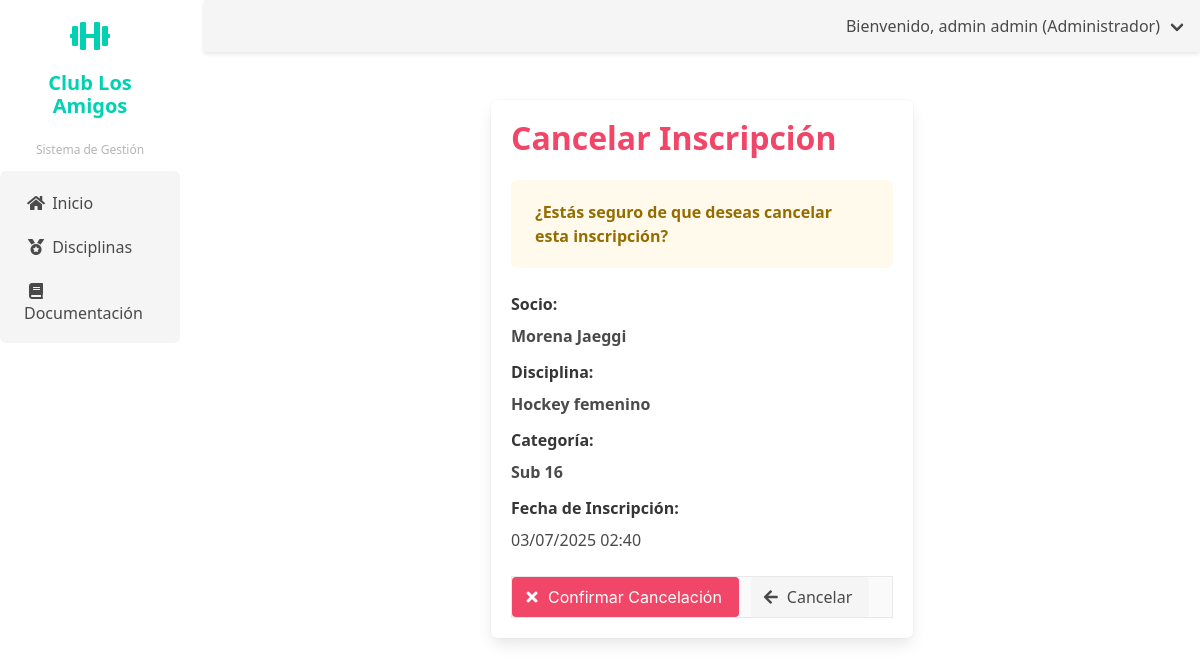
Page /disciplinas/inscripciones/cancelar/7/ (signed in) on the committed database.
### disciplinas/models.py (models this page shows, shortened)
class Inscripcion(models.Model):
    socio = models.ForeignKey(Socio, on_delete=models.CASCADE, related_name='inscripciones')
    categoria = models.ForeignKey(Categoria, on_delete=models.CASCADE, related_name='inscritos')
    fecha_inscripcion = models.DateTimeField(auto_now_add=True)
    activa = models.BooleanField(default=True)
    class Meta:
        unique_together = ('socio', 'categoria')

class Categoria(models.Model):
    disciplina = models.ForeignKey(Disciplina, on_delete=models.CASCADE, related_name='categorias')
    nombre = models.CharField(max_length=100)
    profesores = models.ManyToManyField(PerfilUsuario, related_name='categorias')
    horario = models.ForeignKey(Horario, on_delete=models.PROTECT)
    cupo_maximo = models.IntegerField()
    especialidad = models.CharField(max_length=100, blank=True)

class Disciplina(models.Model):
    nombre = models.CharField(max_length=100)
    descripcion = models.TextField(blank=True)
    coordinador = models.ForeignKey(PerfilUsuario, on_delete=models.PROTECT, related_name='disciplinas_coordinadas')
    lugar = models.CharField(max_length=100)
    costo_mensual = models.DecimalField(max_digits=10, decimal_places=2)
    fecha_creacion = models.DateTimeField(auto_now_add=True)
    activa = models.BooleanField(default=True)

### socios/models.py (models this page shows, shortened)
class Socio(models.Model):
    perfil_usuario = models.OneToOneField(PerfilUsuario, on_delete=models.CASCADE, related_name='socio', null=True, blank=True)
    tipo_socio = models.ForeignKey(TipoSocio, on_delete=models.PROTECT)
    fecha_afiliacion = models.DateField()
    observaciones = models.TextField(blank=True, null=True)
    fecha_registro = models.DateTimeField(auto_now_add=True)
    fecha_actualizacion = models.DateTimeField(auto_now=True)
    class Meta:
        verbose_name = 'Socio'
        verbose_name_plural = 'Socios'
        ordering = ['-fecha_registro']

### usuarios/models.py (models this page shows, shortened)
class PerfilUsuario(models.Model):
    TIPO_DOCUMENTO_CHOICES = [
        ('DNI', 'DNI'),
        ('CE', 'Carné de Extranjería'),
        ('PAS', 'Pasaporte'),
    ]
    ESTADO_SOCIO_CHOICES = [
        ('ACTIVO', 'Activo'),
        ('INACTIVO', 'Inactivo'),
        ('SUSPENDIDO', 'Suspendido'),
        ('PENDIENTE', 'Pendiente de Aprobación'),
        ('RETIRADO', 'Retirado'),
    ]
    usuario = models.OneToOneField(User, on_delete=models.CASCADE, related_name='perfil')
    tipo_documento = models.CharField(max_length=3, choices=TIPO_DOCUMENTO_CHOICES, default='DNI')
    numero_documento = models.CharField(max_length=20, unique=True)
    telefono = models.CharField(max_length=15, blank=True, null=True)
    direccion = models.TextField(blank=True, null=True)
    fecha_nacimiento = models.DateField(blank=True, null=True)
    estado_socio = models.CharField(max_length=10, choices=ESTADO_SOCIO_CHOICES, default='ACTIVO',
                                   verbose_name='Estado como Socio')
    fecha_registro = models.DateTimeField(auto_now_add=True)
    fecha_actualizacion = models.DateTimeField(auto_now=True)
    class Meta:
        verbose_name = 'Perfil de Usuario'
        verbose_name_plural = 'Perfiles de Usuario'

### disciplinas/views.py (the view, shortened to what this page needs)
# urls.py: path('inscripciones/cancelar/<int:inscripcion_pk>/', views.cancelar_inscripcion_admin, name='cancelar_inscripcion_admin'),
@login_required
@user_passes_test(is_admin_or_coordinador)
def cancelar_inscripcion_admin(request, inscripcion_pk):
    inscripcion = get_object_or_404(Inscripcion, pk=inscripcion_pk)
    return render(request, 'disciplinas/confirmar_cancelar_inscripcion.html', {
        'inscripcion': inscripcion
    })

### disciplinas/views.py (called while the page is built)
def is_admin_or_coordinador(user):
    return user.groups.filter(name__in=['Administrador', 'Coordinador']).exists()

### usuarios/context_processors.py (called while the page is built)
def user_role_context(request):
    if request.user.is_authenticated:
        user_groups = request.user.groups.all()
        if user_groups.filter(name='Coordinador').exists():
            user_role = 'Coordinador'
        elif user_groups.filter(name='Tesoreria').exists():
            user_role = 'Tesoreria'
        elif user_groups.filter(name='Comision').exists():
            user_role = 'Comision'
        elif user_groups.filter(name='Administrador').exists():
            user_role = 'Administrador'
        else:
            user_role = 'Default'
    else:
        user_role = 'Default'
    return {
        'user_role': user_role
    }

### disciplinas/templates/disciplinas/confirmar_cancelar_inscripcion.html (shortened to what this page needs)
{% extends 'usuarios/base_coordinador.html' %}
{% load static %}
{% block content %}
<div class="container">
    <div class="columns is-centered">
        <div class="column is-6">
            <div class="box">
                <h1 class="title has-text-danger">Cancelar Inscripción</h1>
                <div class="notification is-warning is-light">
                    <p><strong>¿Estás seguro de que deseas cancelar esta inscripción?</strong></p>
                </div>
                <div class="content">
                    <div class="field">
                        <label class="label">Socio:</label>
                        <p class="has-text-weight-semibold">
                            {{ inscripcion.socio.perfil_usuario.usuario.get_full_name }}
                        </p>
                    </div>
                    <div class="field">
                        <label class="label">Disciplina:</label>
                        <p class="has-text-weight-semibold">
                            {{ inscripcion.categoria.disciplina.nombre }}
                        </p>
                    </div>
                    <div class="field">
                        <label class="label">Categoría:</label>
                        <p class="has-text-weight-semibold">
                            {{ inscripcion.categoria.nombre }}
                        </p>
                    </div>
                    <div class="field">
                        <label class="label">Fecha de Inscripción:</label>
                        <p>{{ inscripcion.fecha_inscripcion|date:"d/m/Y H:i" }}</p>
                    </div>
                </div>
                <form method="post">
                    <div class="field is-grouped">
                        <div class="control">
                            <button type="submit" class="button is-danger">
                                <span class="icon">
                                    <i class="fas fa-times"></i>
                                </span>
                                <span>Confirmar Cancelación</span>
                            </button>
                        </div>
                        <div class="control">
                            <a href="{% url 'disciplinas:lista_inscripciones' %}" class="button is-light">
                                <span class="icon">
                                    <i class="fas fa-arrow-left"></i>
                                </span>
                                <span>Cancelar</span>
                            </a>
                        </div>
                    </div>
                </form>
            </div>
        </div>
    </div>
</div>
{% endblock %}

### templates/base.html (shortened to what this page needs)
{% load static %}
<!DOCTYPE html>
<html lang="es">
<head>
    <link rel="stylesheet" href="https://cdn.jsdelivr.net/npm/bulma@0.9.3/css/bulma.min.css">
    <link rel="stylesheet" href="https://cdnjs.cloudflare.com/ajax/libs/font-awesome/5.15.3/css/all.min.css">
    <link rel="stylesheet" href="{% static 'css/custom.css' %}">
</head>
<body>
    <div class="columns is-fullheight">
        <div class="column is-2 is-sidebar-menu">
            {% block sidebar_menu %}{% endblock %}
        </div>
        <div class="column">
            <nav class="navbar is-light" role="navigation" aria-label="main navigation">
                <div class="navbar-menu">
                    <div class="navbar-end">
                        {% if request.user.is_authenticated %}
                            <div class="navbar-item has-dropdown is-hoverable">
                                <a class="navbar-link">
                                    Bienvenido, {{ request.user.get_full_name }} ({{ request.user.groups.first.name }})
                                </a>
                            </div>
                        {% else %}
                            <div class="navbar-item">
                                <a class="button is-primary" href="{% url 'usuarios:login' %}">
                                    Iniciar sesión
                                </a>
                            </div>
                        {% endif %}
                    </div>
                </div>
            </nav>
            <div class="section">
                {% block content %}{% endblock %}
            </div>
        </div>
    </div>
</body>
</html>

### static/css/custom.css (style rules this page uses)
body { font-family: 'Segoe UI', Tahoma, Geneva, Verdana, sans-serif; }
.button { transition: all 0.2s ease; }
.notification { border-radius: 6px; margin-bottom: 1rem; }
.field .label { font-weight: 600; color: #363636; }
.navbar { box-shadow: 0 2px 4px rgba(0,0,0,0.1); }
.icon { display: inline-flex; align-items: center; justify-content: center; }
.box form { background-color: #fafafa; border: 1px solid #e8e8e8; }
a { color: #3273dc; text-decoration: none; }
.container { max-width: 1200px; margin: 0 auto; padding: 0 1rem; }

### rows in the picture
Inscripcion: socio.perfil_usuario.usuario.get_full_name "Morena Jaeggi", categoria.disciplina.nombre "Hockey femenino", categoria.nombre "Sub 16", fecha_inscripcion "03/07/2025 02:40"

### other values in the picture
{{ request.user.get_full_name }} "admin admin"
{{ request.user.groups.first.name }} "Administrador"
